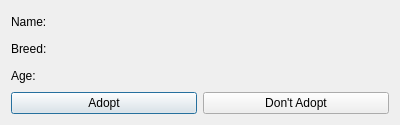
<?xml version="1.0" encoding="UTF-8"?>
<ui version="4.0">
 <class>DogDialog</class>
 <widget class="QDialog" name="DogDialog">
  <property name="geometry">
   <rect>
    <x>0</x>
    <y>0</y>
    <width>400</width>
    <height>125</height>
   </rect>
  </property>
  <property name="windowTitle">
   <string>DogDialog</string>
  </property>
  <layout class="QVBoxLayout" name="verticalLayout_3">
   <item>
    <layout class="QVBoxLayout" name="verticalLayout_2">
     <item>
      <layout class="QVBoxLayout" name="verticalLayout">
       <item>
        <widget class="QLabel" name="nameLabel">
         <property name="text">
          <string>Name:</string>
         </property>
        </widget>
       </item>
       <item>
        <widget class="QLabel" name="breedLabel">
         <property name="text">
          <string>Breed:</string>
         </property>
        </widget>
       </item>
       <item>
        <widget class="QLabel" name="ageLabel">
         <property name="text">
          <string>Age:</string>
         </property>
        </widget>
       </item>
      </layout>
     </item>
     <item>
      <layout class="QHBoxLayout" name="horizontalLayout">
       <item>
        <widget class="QPushButton" name="adoptButton">
         <property name="text">
          <string>Adopt</string>
         </property>
        </widget>
       </item>
       <item>
        <widget class="QPushButton" name="noAdoptButton">
         <property name="text">
          <string>Don't Adopt</string>
         </property>
        </widget>
       </item>
      </layout>
     </item>
    </layout>
   </item>
  </layout>
 </widget>
 <resources/>
 <connections/>
</ui>
